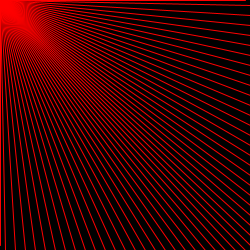
Frame 1 (no input)
Frame 60 (the mouse pressed at the canvas centre just before this capture): identical to frame 1, image omitted
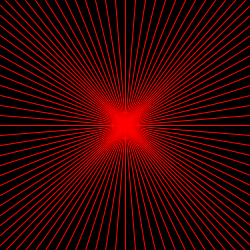
Frame 120 (the mouse held since frame 60 and released just before this capture)

The Processing sketch that drew these frames (run headless with seeded random() and noise(); from frame 60 on, the mouse is pressed at the canvas centre):

// Processing sketch: processing_183762
// ── processing_183762.pde

void setup() {
  size (250, 250);
}

void draw() {
  background(0);
  for (int i=5; i< 250; i=i+10) { 
    stroke(255, 0, 0);
    line(mouseX, mouseY, width, i);
    line(mouseX, mouseY, i, height);
    line(mouseX, mouseY, 0, i);
    line(mouseX, mouseY, i, 0);

    noCursor();
  }
}
